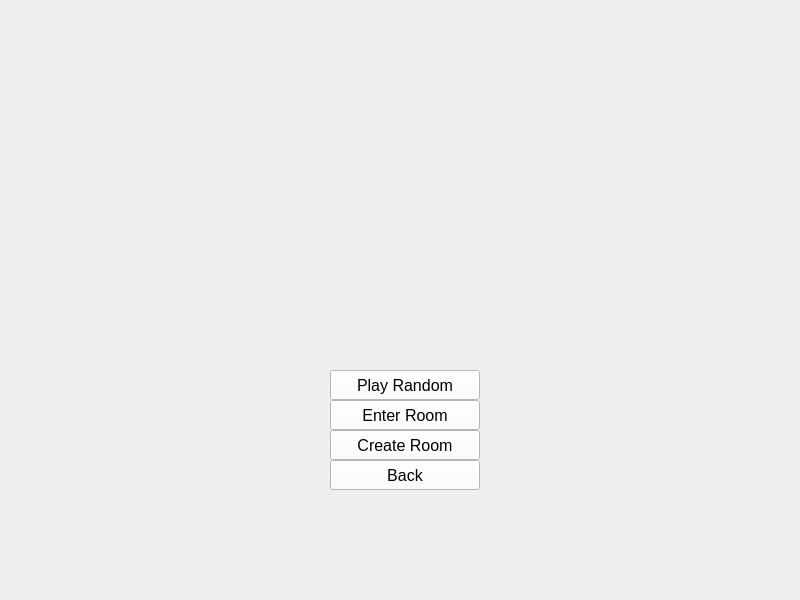
<?xml version="1.0" encoding="UTF-8"?>
<ui version="4.0">
 <class>Form</class>
 <widget class="QWidget" name="Form">
  <property name="geometry">
   <rect>
    <x>0</x>
    <y>0</y>
    <width>800</width>
    <height>600</height>
   </rect>
  </property>
  <property name="windowTitle">
   <string>Form</string>
  </property>
  <widget class="QPushButton" name="play_button">
   <property name="geometry">
    <rect>
     <x>330</x>
     <y>370</y>
     <width>150</width>
     <height>30</height>
    </rect>
   </property>
   <property name="font">
    <font>
     <family>Arial</family>
     <pointsize>12</pointsize>
    </font>
   </property>
   <property name="styleSheet">
    <string notr="true">color: rgb(0, 0, 0);
background-color: rgb(255, 255, 255);
border-color: rgb(255, 255, 255);</string>
   </property>
   <property name="text">
    <string>Play Random</string>
   </property>
  </widget>
  <widget class="QPushButton" name="enter_room_button">
   <property name="geometry">
    <rect>
     <x>330</x>
     <y>400</y>
     <width>150</width>
     <height>30</height>
    </rect>
   </property>
   <property name="font">
    <font>
     <family>Arial</family>
     <pointsize>12</pointsize>
    </font>
   </property>
   <property name="styleSheet">
    <string notr="true">color: rgb(0, 0, 0);
background-color: rgb(255, 255, 255);
border-color: rgb(255, 255, 255);</string>
   </property>
   <property name="text">
    <string>Enter Room</string>
   </property>
  </widget>
  <widget class="QPushButton" name="create_room_button">
   <property name="geometry">
    <rect>
     <x>330</x>
     <y>430</y>
     <width>150</width>
     <height>30</height>
    </rect>
   </property>
   <property name="font">
    <font>
     <family>Arial</family>
     <pointsize>12</pointsize>
    </font>
   </property>
   <property name="styleSheet">
    <string notr="true">color: rgb(0, 0, 0);
background-color: rgb(255, 255, 255);
border-color: rgb(255, 255, 255);</string>
   </property>
   <property name="text">
    <string>Create Room</string>
   </property>
  </widget>
  <widget class="QPushButton" name="back_button">
   <property name="geometry">
    <rect>
     <x>330</x>
     <y>460</y>
     <width>150</width>
     <height>30</height>
    </rect>
   </property>
   <property name="font">
    <font>
     <family>Arial</family>
     <pointsize>12</pointsize>
    </font>
   </property>
   <property name="styleSheet">
    <string notr="true">color: rgb(0, 0, 0);
background-color: rgb(255, 255, 255);
border-color: rgb(255, 255, 255);</string>
   </property>
   <property name="text">
    <string>Back</string>
   </property>
  </widget>
  <widget class="QLabel" name="background_label">
   <property name="geometry">
    <rect>
     <x>0</x>
     <y>0</y>
     <width>800</width>
     <height>600</height>
    </rect>
   </property>
   <property name="font">
    <font>
     <pointsize>14</pointsize>
    </font>
   </property>
   <property name="styleSheet">
    <string notr="true">border-image: url(./asset/home.png) 0 0 0 0 stretch stretch;</string>
   </property>
   <property name="text">
    <string/>
   </property>
  </widget>
  <widget class="QLabel" name="balance_label">
   <property name="geometry">
    <rect>
     <x>580</x>
     <y>50</y>
     <width>221</width>
     <height>25</height>
    </rect>
   </property>
   <property name="font">
    <font>
     <family>Arial</family>
     <pointsize>14</pointsize>
    </font>
   </property>
   <property name="styleSheet">
    <string notr="true">color: rgb(255, 255, 255);</string>
   </property>
   <property name="text">
    <string/>
   </property>
   <property name="alignment">
    <set>Qt::AlignRight|Qt::AlignTrailing|Qt::AlignVCenter</set>
   </property>
  </widget>
  <widget class="QLabel" name="username_label">
   <property name="geometry">
    <rect>
     <x>580</x>
     <y>10</y>
     <width>221</width>
     <height>25</height>
    </rect>
   </property>
   <property name="font">
    <font>
     <family>Arial</family>
     <pointsize>14</pointsize>
    </font>
   </property>
   <property name="styleSheet">
    <string notr="true">color: rgb(255, 255, 255);</string>
   </property>
   <property name="text">
    <string/>
   </property>
   <property name="alignment">
    <set>Qt::AlignRight|Qt::AlignTrailing|Qt::AlignVCenter</set>
   </property>
  </widget>
  <zorder>background_label</zorder>
  <zorder>play_button</zorder>
  <zorder>enter_room_button</zorder>
  <zorder>create_room_button</zorder>
  <zorder>back_button</zorder>
  <zorder>username_label</zorder>
  <zorder>balance_label</zorder>
 </widget>
 <resources/>
 <connections/>
</ui>
